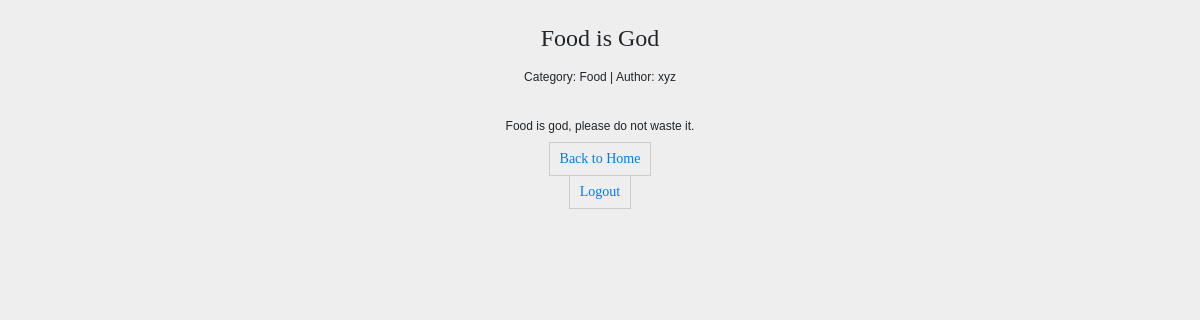
Screenshot of /viewblog/3 with the database file from the repository.
### users/models.py (models this page shows, shortened)
class Blog(models.Model):
    title = models.CharField(max_length=80)
    category = models.CharField(max_length=80)
    author = models.ForeignKey(Signup, on_delete=models.CASCADE)
    content = models.CharField(max_length=3000)

class Signup(models.Model):
    first_name = models.CharField(max_length = 50)
    last_name = models.CharField(max_length = 50)
    username = models.CharField(max_length = 50)
    email_address = models.EmailField(max_length = 50)
    password = models.CharField(max_length = 50)
    confirm_password = models.CharField(max_length = 50)
    def __str__(self):
        return self.username

### users/views.py (the view)
# urls.py: path('viewblog/<int:id>', views.Viewblogview, name = 'view-blog'),
def Viewblogview(request, id):
    blog = Blog.objects.get(id = id)
    return render(request, 'users/view-blog.html', {'blog': blog})

### templates/users/view-blog.html (shortened to what this page needs)
<html>
<head>
    {% load staticfiles %}
    <link rel="stylesheet" href="https://maxcdn.bootstrapcdn.com/bootstrap/4.3.1/css/bootstrap.min.css">
    <link rel="stylesheet" href="{% static 'css/style.css' %}"/>
</head>
<body>
<center>
    <h1>{{ blog.title }}</h1>
    <br>
    <p>Category: {{ blog.category }} | Author: {{ blog.author }}</p>
    <br>
    <p>{{ blog.content }}</p>
    <a href="/home/user" class="button">Back to Home</a>
</center>
<br>
<center><a href="/" class="button">Logout</a></center>
</body>
</html>

### static/css/style.css (style rules this page uses)
body { font:12px/1.4 Verdana,Arial; background:#eee; height:100%; margin:25px 0; padding:0 }
h1 { font:24px Georgia,Verdana; margin:0 }
p { margin-top:0 }
.button { font:14px Georgia,Verdana; margin-bottom:10px; padding:8px 10px 9px; border:1px solid #ccc; background:#eee; cursor:pointer }

### rows the page displays
Blog: title "Food is God", category "Food", author "xyz", content "Food is god, please do not waste it."
